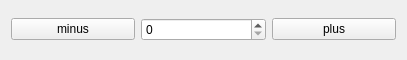
<?xml version="1.0" encoding="UTF-8"?>
<ui version="4.0">
 <class>Form</class>
 <widget class="QWidget" name="Form">
  <property name="geometry">
   <rect>
    <x>0</x>
    <y>0</y>
    <width>407</width>
    <height>60</height>
   </rect>
  </property>
  <property name="windowTitle">
   <string>Form</string>
  </property>
  <layout class="QVBoxLayout" name="verticalLayout">
   <item>
    <layout class="QHBoxLayout" name="horizontalLayout">
     <item>
      <widget class="QPushButton" name="minus_button">
       <property name="text">
        <string>minus</string>
       </property>
       <property name="icon">
        <iconset resource="resource.qrc">
         <normaloff>:/images/minus.png</normaloff>:/images/minus.png</iconset>
       </property>
      </widget>
     </item>
     <item>
      <widget class="QSpinBox" name="spin_box"/>
     </item>
     <item>
      <widget class="QPushButton" name="plus_button">
       <property name="text">
        <string>plus</string>
       </property>
       <property name="icon">
        <iconset resource="resource.qrc">
         <normaloff>:/images/plus.png</normaloff>:/images/plus.png</iconset>
       </property>
      </widget>
     </item>
    </layout>
   </item>
  </layout>
 </widget>
 <resources>
  <include location="resource.qrc"/>
 </resources>
 <connections/>
</ui>
